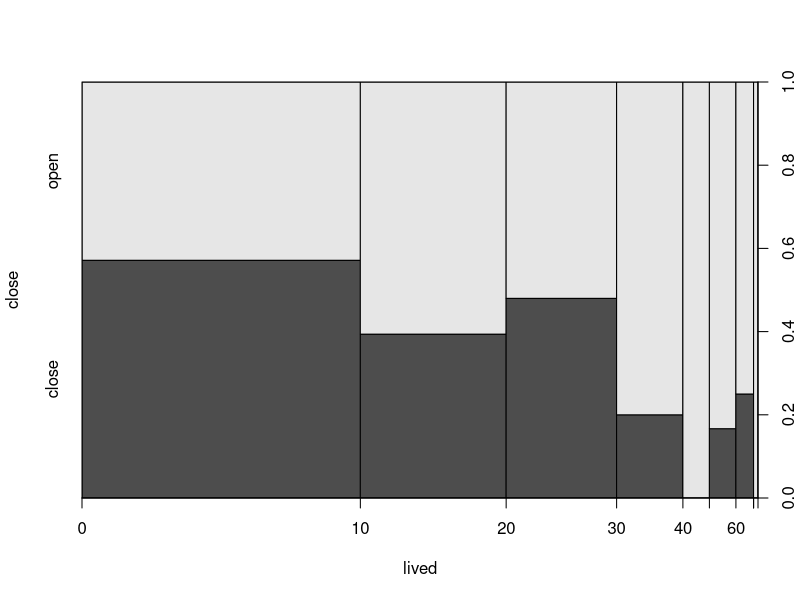
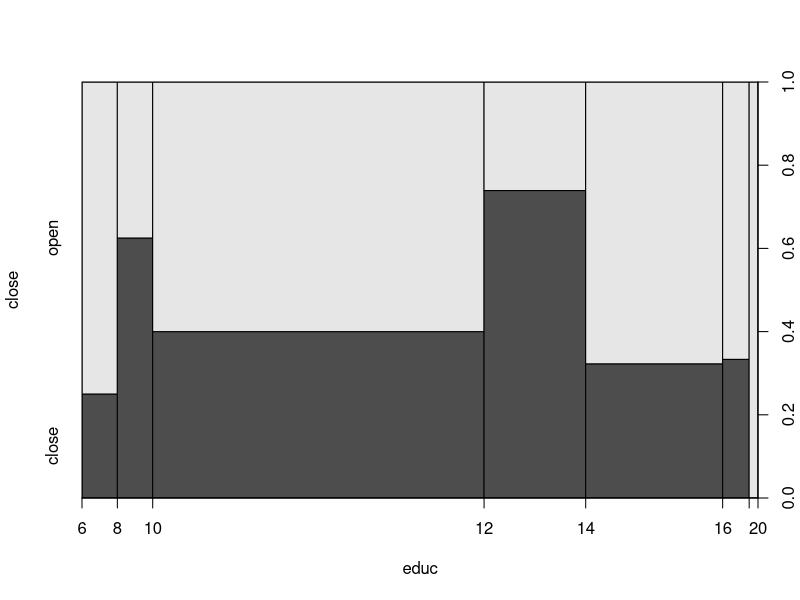
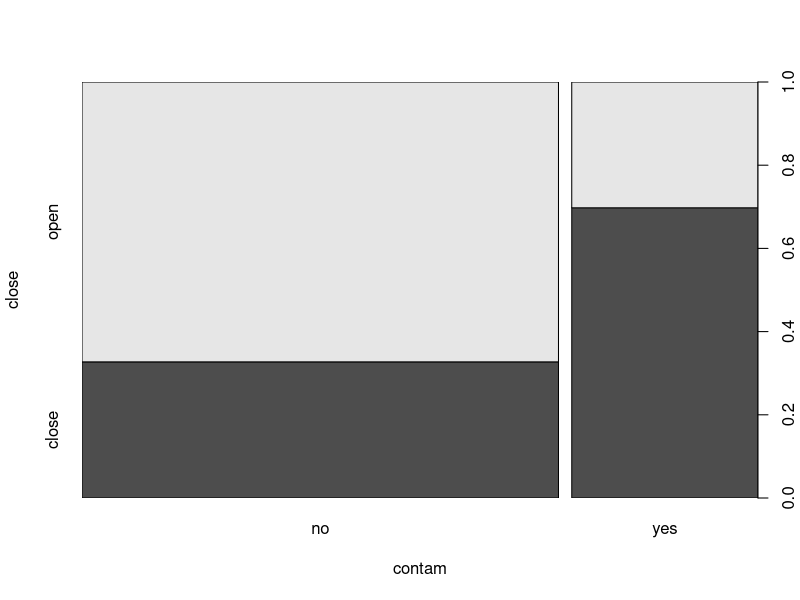
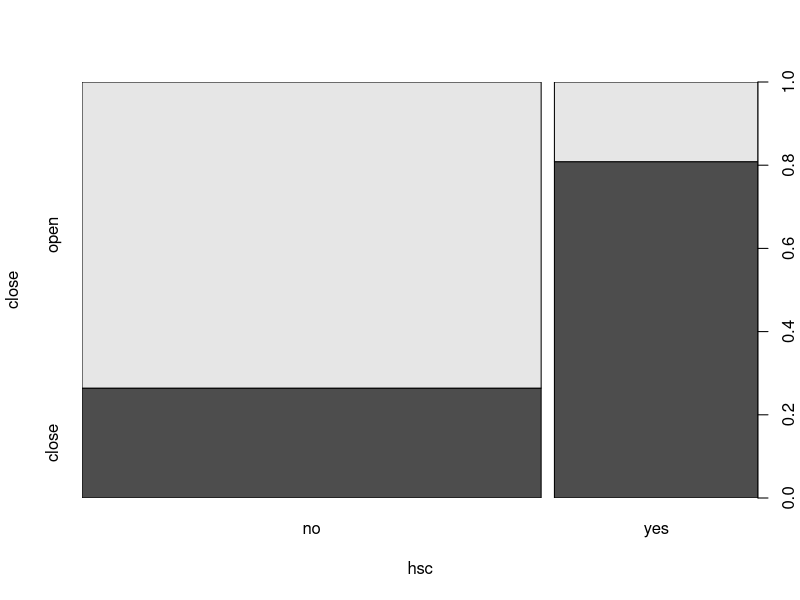
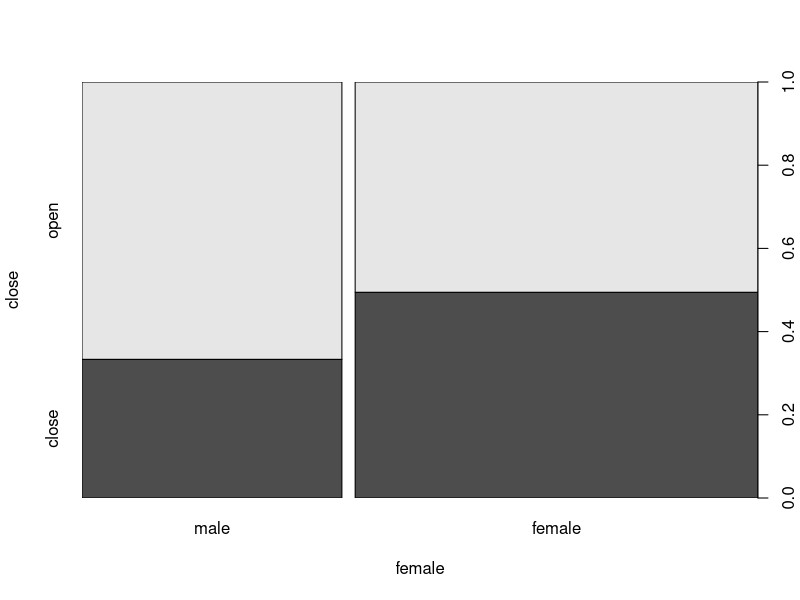
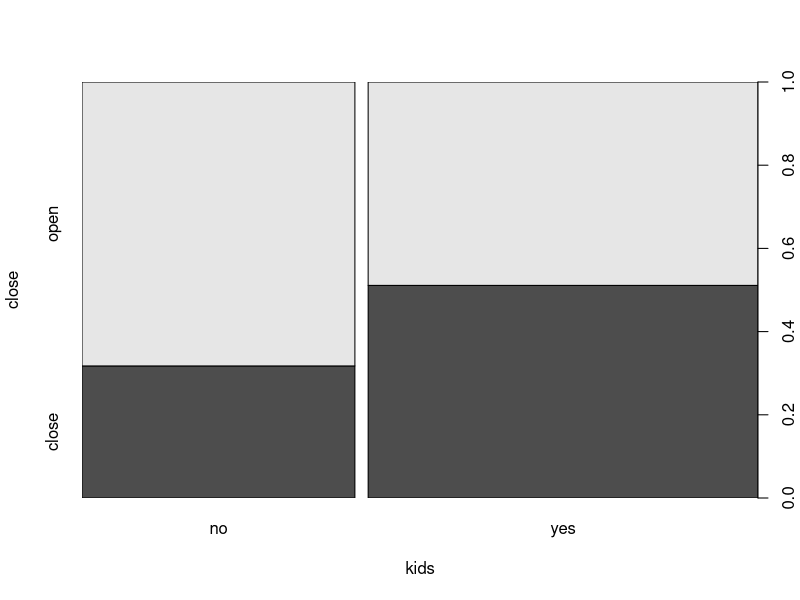
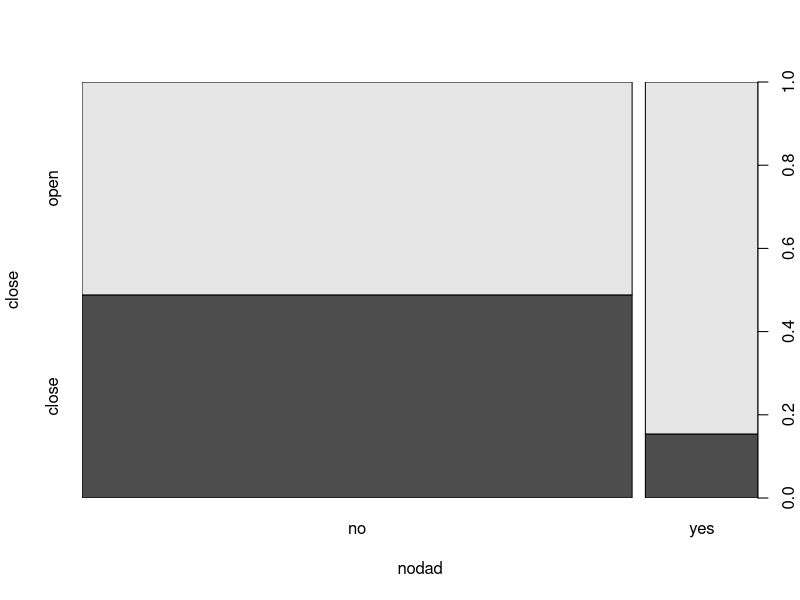
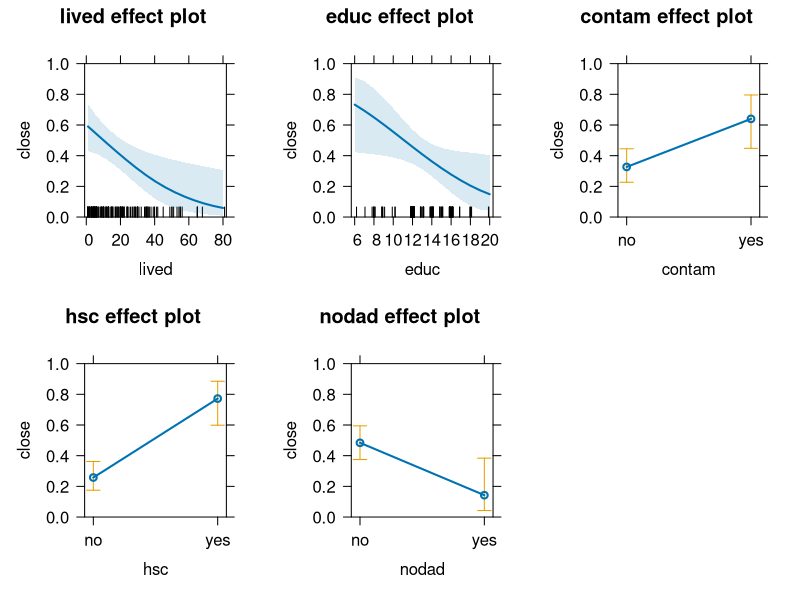

The R script that drew these images, in order:
rm(list=ls())
library(car)
CloseVote <- foreign::read.spss("SchoolClosing.sav",to.data.frame=TRUE)
## Evaluate which variables are factors
sapply(CloseVote,is.factor)

##
## Just intercept an intercept model
##
GLM.00 <- glm(close ~ 1, family=binomial(logit), trace=TRUE, data=CloseVote)
summary(GLM.00)
cat("Deviance: ", logLik(GLM.00)*-2)

1/(1+exp(-(coef(GLM.00)[1])))            # predicted prob in favor of closing 1/(1+exp(-b_0)) 
mean(unclass(CloseVote$close)-1)         # same as average zeros and ones

##
## Bi-variate model "lived" and intercept
##
GLM.01 <- glm(close ~ lived, family=binomial(logit), trace=TRUE, data=CloseVote)
summary(GLM.01)
cat("Deviance: ", -2*logLik(GLM.01))

## Likelihood Ratio Test the "hard" way
( LR <- -2*(logLik(GLM.00)-logLik(GLM.01)) )
( pchisq(LR[1], df=1, lower.tail=F) )
## Likelihood Ratio Test the "easy" way
anova(GLM.00,GLM.01,test="LRT")

##
## Alternative: The probit model 
##
GLM.probit <- glm(close ~ lived, family=binomial(link=probit), trace=TRUE, data=CloseVote)
summary(GLM.probit)
logLik(GLM.probit)

##
## Exploratory plots: barwidth _proportional_ to the NumOfObs in interval
##
plot(close~lived, data=CloseVote)
plot(close~educ, data=CloseVote)
plot(close~contam, data=CloseVote)
plot(close~hsc, data=CloseVote)
plot(close~female, data=CloseVote)
plot(close~kids, data=CloseVote)
plot(close~nodad, data=CloseVote)

##
## Full model with all variables and interaction term nodad
##
GLM.02 <- glm(close ~ lived + educ + contam + hsc + nodad + female + kids ,
              family=binomial(logit), trace=TRUE, data=CloseVote)
summary(GLM.02, correlation=F)
summary(GLM.02)
vif(GLM.02)
logLik(GLM.02)
confint(GLM.02, level=0.95, type="Wald")

##
## Restricted model without female and kids
##
GLM.03 <- glm(close ~ lived + educ + contam + hsc + nodad ,
             family=binomial(logit), data=CloseVote,
             control=list(epsilon=1e-15,maxit=50, trace=TRUE))
summary(GLM.03)
vif(GLM.03)
logLik(GLM.03)

## Likelihood Ratio Test
( LR <- -2*(logLik(GLM.03)-logLik(GLM.02)) )
( pchisq(LR[1], df=2, lower.tail=F) )
anova(GLM.03,GLM.02,test="LRT")

##
## Effect plots (note: book uses average educ=12.95 for all models)
##
library(effects)     # Important: Use version 3.0-6 or newer

## all independent variables with the others at average. 
## Note type="response" for probability scale
plot(allEffects(GLM.03), type="response", ylim=c(0,1), ask=FALSE)

## Group specifice effect plots
summary(CloseVote)

# Low prob respondent
eff.GLM.low <- effect("lived",GLM.03,
                      given.values=c(educ=20,"contamyes"=0,"hscyes"=0,"nodadyes"=1))
plot(eff.GLM.low, type="response", ylim=c(0,1), ylab=expression(Pr(Y[i]=="Close")), 
     main="Low Probability Respondents")
# Average prob respondent
eff.GLM.average <- effect("lived",GLM.03)
plot(eff.GLM.average, ylim=c(0,1), type="response", ylab=expression(Pr(Y[i]=="Close")),    # ylim is in terms of probs
     main="Average Probability Respondents")
# High prob respondent
eff.GLM.hi <- effect("lived",GLM.03,
                     given.values=c(educ=6,"contamyes"=1,"hscyes"=1,"nodadyes"=0))
plot(eff.GLM.hi, type="response", ylim=c(0,1), ylab=expression(Pr(Y[i]=="Close")), 
     main="High Probability Respondents")

## Alternative generation of effect plots
invlogit <- function(x) 1/(1+exp(-x))   # inverse logit function

plot(CloseVote$lived, CloseVote$vote, type="n", ylim=c(0,1), xlim=c(0,80),                            # Define empty plot frame           
     ylab=expression(Pr(Y[i]=="close")), 
     xlab="Years Lived in Town", main="Conditional Effects Plot")
rug(CloseVote$lived[as.numeric(CloseVote$close)-1==0])                                  # "no"  obs on bottome
rug(CloseVote$lived[as.numeric(CloseVote$close)-1==1], side=3)                          # "yes" obs on top
abline(h=c(0,1),lty=3)                                                                  # 0,1 bounding limits
curve(invlogit(cbind(1,x,6,1,1,0) %*% coef(GLM.03)), col="red", lwd=2, add=TRUE)       # Low prob curve
curve(invlogit(cbind(1,x,20,0,0,1) %*% coef(GLM.03)), col="green", lwd=2, add=TRUE)      # High prob curve
legend("topright",legend=c("High Prob Respondent", "Low Prob Respondent"),              # legend
       title="Respondent's Profile", lwd=2,col=c("red","green"))

## Residual Exploration of Response Residuals
resid.GLM.03 <- residuals(GLM.03, type="response")   # check ?residuals.glm
pred.GLM.03 <- predict(GLM.03, type="response")      # check ?predict.glm
plot(pred.GLM.03, resid.GLM.03, ylim=c(-1,1), xlim=c(0,1), 
     ylab="Response Residuals", xlab="Predicted Probabilities")
abline(h=0, lty=5)
lines(lowess(pred.GLM.03, resid.GLM.03),lwd=2)  # Smoothed function to see the residual behavior

## Residual Exploration of Pearson Residuals (standardized residuals)
resid.GLM.03 <- residuals(GLM.03, type="pearson")   
pred.GLM.03 <- predict(GLM.03, type="response")      
plot(pred.GLM.03, resid.GLM.03, xlim=c(0,1), 
     ylab="Pearson Residuals", xlab="Predicted Probabilities")
abline(h=0, lty=5)
lines(lowess(pred.GLM.03, resid.GLM.03),lwd=2)  # Smoothed function to see the residual behavior

##
## High Discrimination. Quasi-complete Separtion
##
(tab <- xtabs(~close+nodad, data=CloseVote))
RcmdrMisc::colPercents(tab) # Column Percentages
chisq.test(tab, correct=FALSE)

## removing the 4 nodad observations in favor of closing
CloseVoteSel <- subset(CloseVote, !(close=="close" & nodad=="yes"))
xtabs(~close+nodad, data=CloseVoteSel)

GLM.04 <- glm(close ~ lived + educ + contam + hsc + nodad ,
              family=binomial(logit), data=CloseVoteSel,
              control=list(epsilon=1e-15,maxit=50, trace=TRUE))
summary(GLM.04)
logLik(GLM.04)

## Another high discrimination example
y <- c(0,0,0,0,0,1,1,1,1,1)
x <- c(1,2,3,4,5,6,7,8,9,10)
glmHiDis <- glm(y~x, family=binomial(logit), control=list(epsilon=1e-15,maxit=50, trace=TRUE))
summary(glmHiDis)

invlogit <- function(x) 1/(1+exp(-x))   # inverse logit function

plot(x, y, type="n", ylim=c(0,1), 
     ylab="Prob(Y=1)", xlab="X", main="Conditional Effects Plot")
rug(x[y==0])
rug(x[y==1], side=3)
abline(h=c(0,1),lty=3)
curve(invlogit(cbind(1,x) %*% coef(glmHiDis)), lwd=2, add=TRUE)

##
## Logistic Regression for Grouped Data
##
insects <- data.frame(popDensity=c(1,4,10,22,55,121,210,444),
                      females=c(1,3,7,18,22,41,52,79),
                      males=c(0,1,3,4,33,80,158,365))
insects

## Weighted GLM specification
insects$totalPop <- insects$females+insects$males
insects$rateMale <- insects$males/insects$totalPop
glm.weight <- glm(rateMale~log(popDensity), weights=totalPop, data=insects, family=binomial)
summary(glm.weight)

## cbind GLM specification
bothSex <- cbind(insects$males,insects$females)
glm.cbind <- glm(bothSex~log(popDensity), data=insects, family=binomial)
summary(glm.cbind)

## Plot prediction
xAxis <- seq(0,7,by=0.001)                                                    # value range of log(popDensity)
probPred <- predict(glm.cbind,list(popDensity=exp(xAxis)), type="response")   # type="response" give predicted probabilities
plot(log(insects$popDensity), insects$rateMale, ylim=c(0,1), xlim=c(0,7), 
     ylab=expression(Pr(Y[i] =="Male")),xlab=expression(log("Population Density")), 
     pch=16, col="blue")
lines(xAxis,probPred, col="red")
abline(h=c(0,1),lty=3)
